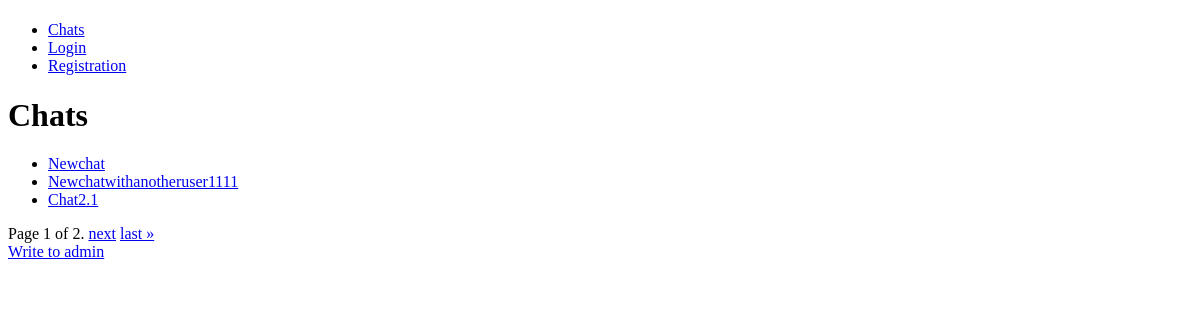
The page /messenger/ on the database as committed earlier.
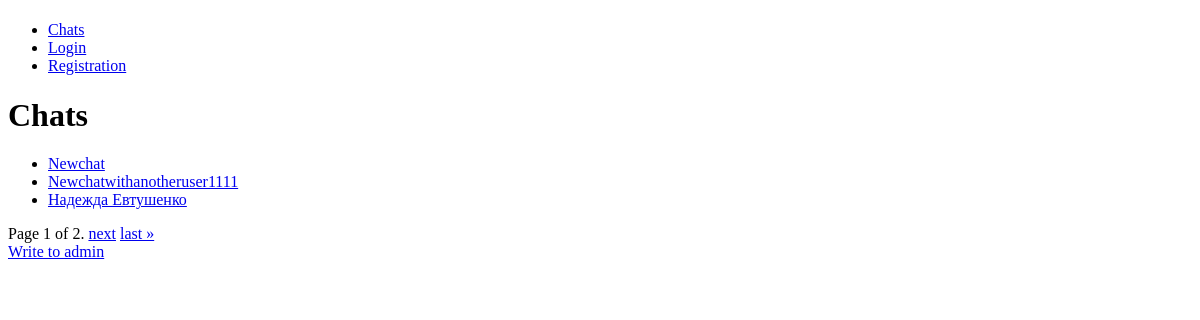
The same page on the database as committed later.
### messenger/models.py (models this page shows, shortened)
class Chat(models.Model):
    name = models.CharField(max_length=255)
    users = models.ManyToManyField(User, related_name='chats')

### messenger/views.py (the view)
# urls.py: path('', ChatListView.as_view(), name='chat_list'),
class ChatListView(ListView):
    model = Chat
    template_name = 'messenger/chat_list.html'
    context_object_name = 'chats'
    paginate_by = 3

### templates/messenger/chat_list.html (shortened to what this page needs)
{% extends 'base_generic.html' %}
{% block content %}
  <h1>Chats</h1>
  <ul>
    {% for chat in chats %}
      <li><a href="{% url 'chat_detail' chat.pk %}">{{ chat.name }}</a></li>
    {% endfor %}
  </ul>
  {% if is_paginated %}
    <div class="pagination">
      <span class="step-links">
        <span class="current">
          Page {{ page_obj.number }} of {{ page_obj.paginator.num_pages }}.
        </span>
        {% if page_obj.has_next %}
          <a href="?page={{ page_obj.next_page_number }}">next</a>
          <a href="?page={{ page_obj.paginator.num_pages }}">last &raquo;</a>
        {% endif %}
      </span>
    </div>
  {% endif %}
{% endblock %}

Rows that differ between the two databases and show on the page:
removed Chat: name "Chat2.1"
now on this page (row unchanged): Chat: name "Надежда Евтушенко"
